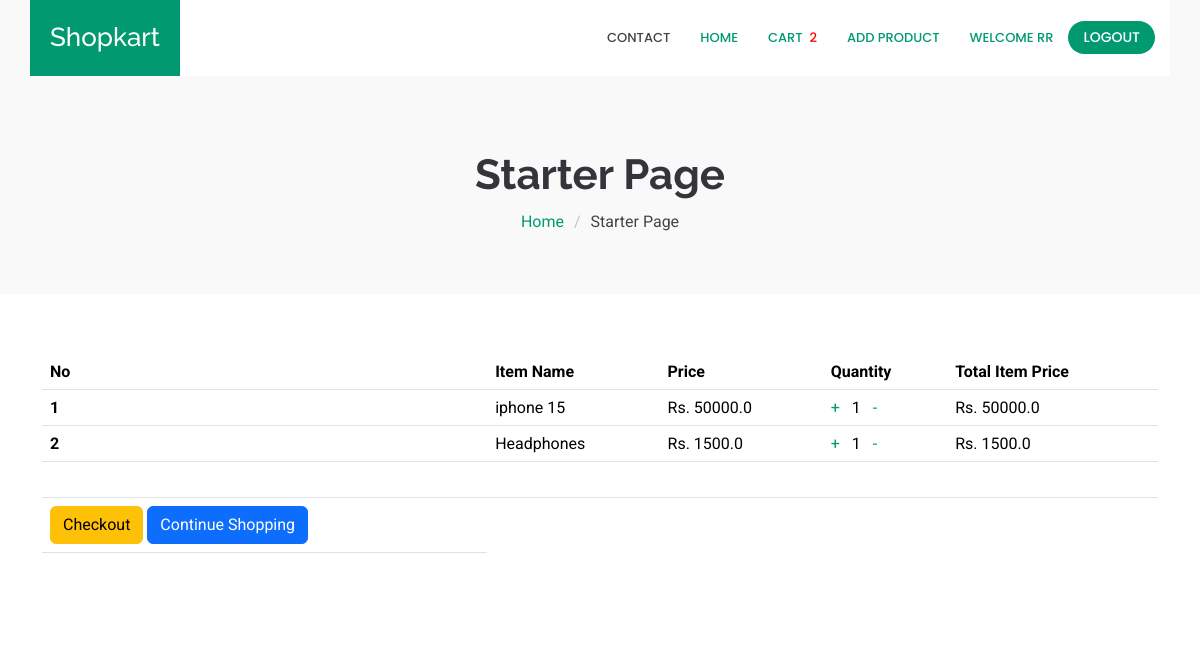
/orderlist (signed in), run on the app's committed database.
### core/models.py (models this page shows, shortened)
class Order(models.Model):
    user=models.ForeignKey(User,on_delete=models.CASCADE)
    items=models.ManyToManyField(OrderItem)
    start_date=models.DateTimeField(auto_now_add=True)
    ordered_date=models.DateTimeField()
    ordered=models.BooleanField(default=False)
    order_id=models.CharField(max_length=200,unique=True,default=None,blank=True,null=True)
    datetime_ofpayment=models.DateTimeField(auto_now_add=True)
    order_delivered=models.BooleanField(default=False)
    order_received=models.BooleanField(default=False)
    razorpay_order_id = models.CharField(max_length=500, null=True, blank=True)
    razorpay_payment_id = models.CharField(max_length=500, null=True, blank=True)
    razorpay_signature = models.CharField(max_length=500, null=True, blank=True)
    def get_total_price(self):
        total = 0
        for order_item in self.items.all():
            try:
               total += float(order_item.get_final_price())
            except ValueError:
               print(f"Skipping invalid price: {order_item.get_final_price()}")
            return total

class OrderItem(models.Model):
    user=models.ForeignKey(User,on_delete=models.CASCADE)
    ordered=models.BooleanField(default=False)
    product=models.ForeignKey(Product,on_delete=models.CASCADE)
    quantity=models.IntegerField(default=1)
    def get_total_item_price(self):
        return self.quantity * self.product.price
    def get_final_price(self):
        return self.get_total_item_price()

class Product(models.Model):
    name=models.CharField(max_length=100)
    category=models.ForeignKey('Category',on_delete=models.CASCADE)
    desc=models.TextField()
    price=models.FloatField(default=0)
    product_available_count=models.IntegerField(default=0)
    img=models.ImageField(upload_to="image/")

### core/views.py (the view)
# urls.py: path('orderlist',views.orderlist,name="orderlist"),
def orderlist(request):
    if Order.objects.filter(user=request.user,ordered=False).exists():
        order=Order.objects.get(user=request.user,ordered=False)
        return render(request,'core/orderlist.html',{'order':order})
    return render(request,'core/orderlist.html',{'message':"cart is empty"})

### core/templatetags/cart_template_tag.py (called while the page is built)
@register.filter
def cart_item_count(user):
    if user.is_authenticated:
        qs=Order.objects.filter(user=user,ordered=False)
        if qs.exists():
            return qs[0].items.count()
    return 0

### templates/core/orderlist.html (shortened to what this page needs)
<html lang="en">
{% load static %}
{%load cart_template_tag %}
<head>
    <link href="{% static 'vendor/bootstrap/css/bootstrap.min.css' %}" rel="stylesheet">
    <link href="{% static 'vendor/bootstrap-icons/bootstrap-icons.css' %}" rel="stylesheet">
    <link href="{% static 'vendor/aos/aos.css' %}" rel="stylesheet">
    <link href="{% static 'vendor/glightbox/css/glightbox.min.css' %}" rel="stylesheet">
    <link href="{% static 'vendor/swiper/swiper-bundle.min.css' %}" rel="stylesheet">
    <link href="{% static 'css/main.css' %}" rel="stylesheet">
</head>
<body class="starter-page-page">
  <header id="header" class="header d-flex align-items-center fixed-top">
    <div class="header-container container-fluid container-xl position-relative d-flex align-items-center justify-content-end">
      <a href="index.html" class="logo d-flex align-items-center me-auto">
        <h1 class="sitename">Shopkart</h1>
      </a>
      <nav id="navmenu" class="navmenu">
        <ul>
            {% if user.is_authenticated %}
            <li><a href="#contact">Contact</a></li>
            <li><a href="{% url 'index'%}" class="active">Home</a></li>
            <li><a href="{% url 'orderlist'%}" class="active">cart&nbsp;&nbsp; <div style="color:red;">{{request.user|cart_item_count}}</div></a></li>
            {% if user.is_superuser%}
            <li><a href="{% url 'add_product'%}" class="active">Add product</a></li>
            {% endif %}
            <li><a href="#hero" class="active">welcome {{user.username}}</a></li>
            <a class="btn-getstarted" href="{% url 'user_logout' %}">Logout</a>
            {% else%}
            <a class="btn-getstarted" href="{% url 'user_login' %}">Login</a>
            <a class="btn-getstarted" href="{% url 'user_register' %}">Register</a>
            {% endif %}
        </ul>
      </nav>
    </div>
  </header>
  <main class="main">
    <div class="page-title light-background">
      <div class="container">
        <h1>Starter Page</h1>
        <nav class="breadcrumbs">
          <ol>
            <li><a href="index.html">Home</a></li>
            <li class="current">Starter Page</li>
          </ol>
        </nav>
      </div>
    </div>
    <section class="inner-page">
        <div class="container">
          <table class="table">
            <thead class="thead-dark">
              <tr>
                <th scope="col">No</th>
                <th scope="col">Item Name</th>
                <th scope="col">Price</th>
                <th scope="col">Quantity</th>
                <th scope="col">Total Item Price</th>
              </tr>
            </thead>
            <tbody>
              {% for order_item in order.items.all %}
              <tr>
                <th scope="row">{{forloop.counter}}</th>
                <td>{{ order_item.product.name }}</td>
                <td>Rs. {{ order_item.product.price }}</td>
                <td>
                  <a href="{% url 'add_item' order_item.product.pk %}">+</a> &nbsp;
                  {{ order_item.quantity }} &nbsp;
                  <a href="{% url 'remove_item' order_item.product.pk %}">-</i></a>
                </td>
                <td>Rs. {{ order_item.get_total_item_price}}</td>
              </tr>
              {% endfor %}
              {% if order.get_total_price %}
              <tr class="row100 body" style="background-color:#191919;
                ">
                <td class="cell100 column1" style="color:white;"><b>Total Order Price</b></td>
                <td class="cell100 column2"></td>
                <td class="cell100 column3"></td>
                <td class="cell100 column4"></td>
                <td class="cell100 column5" style="color:white;"> Rs. {{order.get_total_price}}</td>
              </tr>
              <tr class="row100 body">
                <td class="cell100 column1">
                  <a href="{% url 'checkout_page' %}" class="btn btn-warning float-right ml-2">Checkout</a>
                  <a href="/" class="btn btn-primary float-right">Continue Shopping</a>
                </td>
              </tr>
              {% endif %}
            </tbody>
          </table>
        </div>
      </section>
  </main>
</body>
</html>

### static/css/main.css (style rules this page uses)
:root { --default-font: "Roboto", system-ui, -apple-system, "Segoe UI", Roboto, "Helvetica Neue", Arial, "Noto Sans", "Liberation Sans", sans-serif, "Apple Color Emoji", "Segoe UI Emoji", "Segoe UI Symbol", "Noto Color Emoji"; --heading-font: "Raleway", sans-serif; --nav-font: "Poppins", sans-serif; }
:root { --background-color: #ffffff; --default-color: #444444; --heading-color: #36343a; --accent-color: #009970; --surface-color: #ffffff; --contrast-color: #ffffff; }
:root { --nav-color: #444444; --nav-hover-color: #009970; --nav-mobile-background-color: #ffffff; --nav-dropdown-background-color: #ffffff; --nav-dropdown-color: #444444; --nav-dropdown-hover-color: #009970; }
.light-background { --background-color: #f9f9f9; --surface-color: #ffffff; }
:root { scroll-behavior: smooth; }
body { color: var(--default-color); background-color: var(--background-color); font-family: var(--default-font); }
a { color: var(--accent-color); text-decoration: none; transition: 0.3s; }
h1, h2, h3, h4, h5, h6 { color: var(--heading-color); font-family: var(--heading-font); }
.header { --background-color: #ffffff; color: var(--default-color); padding: 20px 0; transition: all 0.5s; z-index: 997; }
.header .header-container { background-color: var(--background-color); transition: all 0.5s; position: relative; padding-top: 5px; padding-bottom: 5px; }
.header .logo { background: var(--accent-color); position: absolute; inset: 0 auto 0 0; padding: 0 20px; }
.header .logo h1 { font-size: 26px; margin: 0; font-weight: 500; color: var(--contrast-color); }
.header .btn-getstarted, .header .btn-getstarted:focus { color: var(--contrast-color); background: var(--accent-color); font-size: 14px; padding: 8px 20px; margin: 0 5px 0 30px; border-radius: 50px; transition: 0.3s; }
@media (max-width: 1200px) { .header { padding: 0; } }
@media (max-width: 1200px) { .header .header-container { padding: 10px 0; } }
@media (max-width: 1200px) { .header .logo { order: 1; } }
@media (max-width: 1200px) { .header .btn-getstarted { order: 2; margin: 0 15px 0 0; padding: 6px 15px; } }
@media (max-width: 1200px) { .header .navmenu { order: 3; } }
@media (min-width: 1200px) { .navmenu { padding: 0; } }
@media (min-width: 1200px) { .navmenu ul { margin: 0; padding: 0; display: flex; list-style: none; align-items: center; } }
@media (min-width: 1200px) { .navmenu li { position: relative; } }
@media (min-width: 1200px) { .navmenu a, .navmenu a:focus { color: var(--nav-color); padding: 18px 15px; font-size: 13px; text-transform: uppercase; font-family: var(--nav-font); font-weight: 500; display: flex; align-items: center; justify-content: space-between; white-space: nowrap; transition: 0.3s; } }
@media (min-width: 1200px) { .navmenu li:hover>a, .navmenu .active, .navmenu .active:focus { color: var(--nav-hover-color); } }
.page-title { color: var(--default-color); background-color: var(--background-color); padding: 150px 0 60px 0; text-align: center; position: relative; }
.page-title h1 { font-size: 42px; font-weight: 700; margin-bottom: 10px; }
.page-title .breadcrumbs ol { display: flex; flex-wrap: wrap; list-style: none; justify-content: center; padding: 0; margin: 0; font-size: 16px; font-weight: 400; }
.page-title .breadcrumbs ol li+li { padding-left: 10px; }
.page-title .breadcrumbs ol li+li::before { content: "/"; display: inline-block; padding-right: 10px; color: color-mix(in srgb, var(--default-color), transparent 70%); }
section, .section { color: var(--default-color); background-color: var(--background-color); padding: 60px 0; scroll-margin-top: 65px; overflow: clip; }

### data on the page
OrderItem: product.name "iphone 15", product.price "50000.0", quantity "1", get_total_item_price "50000.0"
OrderItem: product.name "Headphones", product.price "1500.0", quantity "1", get_total_item_price "1500.0"

### other printed values
{{ request.user|cart_item_count }} "2"
{{ user.username }} "RR"
